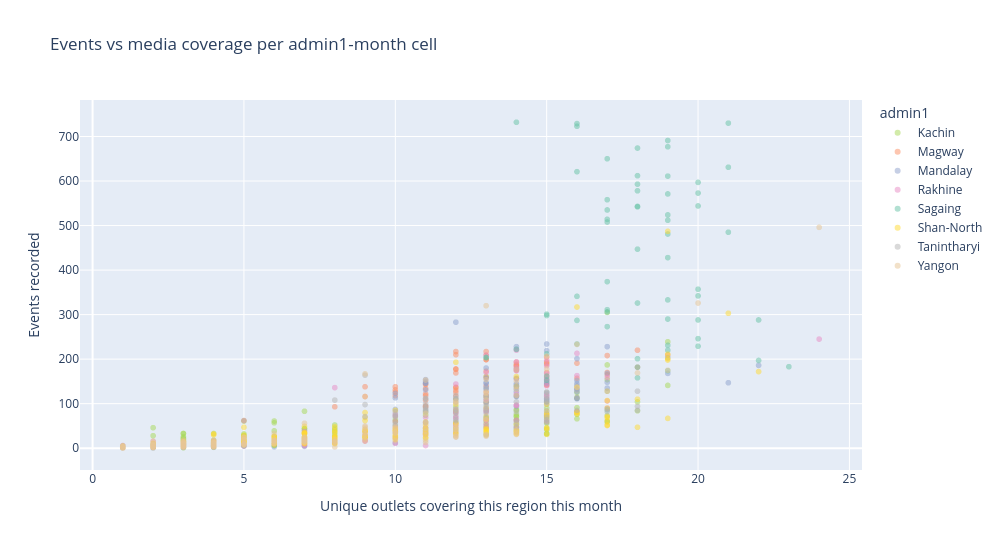

Notebook source saved alongside this figure:
### Markdown cell above
## 5. The inflation problem: events correlate with coverage

Before normalising, we need to demonstrate that the problem is real — that raw event counts are partly driven by the number of outlets covering each region, not just by actual conflict activity.

We do this in two ways:
1. **Scatter plot**: for each admin1-month cell, plot events vs unique regional outlets. If these are correlated, coverage explains part of the event count.
2. **Time-series decomposition**: show that the slope of the events-over-time curve is steeper than we would expect if coverage were constant.

The intuition: if two regions have the same underlying conflict intensity but one has twice as many journalists, we would expect it to have more recorded events — even if nothing is actually different on the ground.

### Code cell
# Scatter: n_events vs unique_regional_outlets per admin1-month cell.
# Colour by admin1 to see whether the relationship is consistent across regions.
reg_top['month_str'] = reg_top['month'].astype(str)

fig5 = px.scatter(
    reg_top,
    x='unique_regional_outlets', y='n_events',
    color='admin1', color_discrete_map=COLOR_MAP,
    opacity=0.5,
    hover_data=['admin1', 'month_str'],
    labels={
        'unique_regional_outlets': 'Unique outlets covering this region this month',
        'n_events': 'Events recorded'
    },
    title='Events vs media coverage per admin1-month cell'
)
fig5.update_layout(width=1000, height=550)
fig5.show()

# Per-region correlation
print('Pearson r(events, unique_regional_outlets) per admin1:')
for admin1 in TOP_ADMIN1:
    sub = reg_top[reg_top['admin1'] == admin1]
    r = sub['n_events'].corr(sub['unique_regional_outlets'])
    print(f'  {admin1:<15s}  r = {r:.3f}')

### Figure 1 — Plotly figure (JSON) as saved in the notebook; plotly's stock layout.template omitted (floating-point values rounded to 4 significant figures; data arrays with more than 128 entries replaced by an {"elided": "..."} marker saying what was removed)
{"data": [{"customdata": {"elided": "186x2 str values"}, "hovertemplate": "admin1=%{customdata[0]}<br>Unique outlets covering this region this month=%{x}<br>Events recorded=%{y}<br>month_str=%{customdata[1]}<extra></extra>", "legendgroup": "Kachin", "marker": {"color": "rgb(166,216,84)", "opacity": 0.5, "symbol": "circle"}, "mode": "markers", "name": "Kachin", "showlegend": true, "type": "scattergl", "x": {"elided": "186 int values"}, "xaxis": "x", "y": {"elided": "186 int values"}, "yaxis": "y"}, {"customdata": {"elided": "101x2 str values"}, "hovertemplate": "admin1=%{customdata[0]}<br>Unique outlets covering this region this month=%{x}<br>Events recorded=%{y}<br>month_str=%{customdata[1]}<extra></extra>", "legendgroup": "Magway", "marker": {"color": "rgb(252,141,98)", "opacity": 0.5, "symbol": "circle"}, "mode": "markers", "name": "Magway", "showlegend": true, "type": "scattergl", "x": [1, 2, 1, 1, 2, 2, 1, 1, 2, 2, 1, 2, 3, 1, 2, 1, 1, 1, 1, 1, 1, 1, 1, 1, 2, 1, 1, 1, 1, 1, 2, 1, 1, 3, 3, 1, 1, 1, 11, 12, 9, 12, 11, 8, 12, 14, 12, 13, 17, 14, 13, 13, 13, 12, 15, 14, 13, 14, 16, 12, 12, 13, 15, 16, 15, 13, 12, 15, 14, 11, 14, 10, 13, 11, 10, 11, 9, 12, 11, 10, 12, 11, 9, 14, 12, 19, 17, 18, 11, 11, 15, 13, 10, 15, 15, 15, 15, 18, 13, 17, 14], "xaxis": "x", "y": [1, 7, 1, 1, 2, 5, 5, 1, 5, 2, 1, 2, 12, 3, 2, 2, 2, 1, 1, 1, 1, 1, 1, 2, 2, 1, 1, 1, 1, 1, 3, 1, 1, 5, 3, 1, 1, 1, 145, 79, 27, 137, 94, 93, 130, 193, 177, 209, 208, 188, 127, 159, 217, 217, 205, 175, 199, 178, 157, 169, 178, 199, 191, 191, 142, 173, 136, 170, 186, 143, 184, 126, 140, 134, 118, 118, 138, 125, 92, 131, 117, 95, 116, 156, 210, 209, 165, 182, 122, 108, 161, 115, 138, 142, 150, 188, 194, 220, 103, 170, 63], "yaxis": "y"}, {"customdata": {"elided": "167x2 str values"}, "hovertemplate": "admin1=%{customdata[0]}<br>Unique outlets covering this region this month=%{x}<br>Events recorded=%{y}<br>month_str=%{customdata[1]}<extra></extra>", "legendgroup": "Mandalay", "marker": {"color": "rgb(141,160,203)", "opacity": 0.5, "symbol": "circle"}, "mode": "markers", "name": "Mandalay", "showlegend": true, "type": "scattergl", "x": {"elided": "167 int values"}, "xaxis": "x", "y": {"elided": "167 int values"}, "yaxis": "y"}, {"customdata": {"elided": "181x2 str values"}, "hovertemplate": "admin1=%{customdata[0]}<br>Unique outlets covering this region this month=%{x}<br>Events recorded=%{y}<br>month_str=%{customdata[1]}<extra></extra>", "legendgroup": "Rakhine", "marker": {"color": "rgb(231,138,195)", "opacity": 0.5, "symbol": "circle"}, "mode": "markers", "name": "Rakhine", "showlegend": true, "type": "scattergl", "x": {"elided": "181 int values"}, "xaxis": "x", "y": {"elided": "181 int values"}, "yaxis": "y"}, {"customdata": {"elided": "158x2 str values"}, "hovertemplate": "admin1=%{customdata[0]}<br>Unique outlets covering this region this month=%{x}<br>Events recorded=%{y}<br>month_str=%{customdata[1]}<extra></extra>", "legendgroup": "Sagaing", "marker": {"color": "rgb(102,194,165)", "opacity": 0.5, "symbol": "circle"}, "mode": "markers", "name": "Sagaing", "showlegend": true, "type": "scattergl", "x": {"elided": "158 int values"}, "xaxis": "x", "y": {"elided": "158 int values"}, "yaxis": "y"}, {"customdata": {"elided": "187x2 str values"}, "hovertemplate": "admin1=%{customdata[0]}<br>Unique outlets covering this region this month=%{x}<br>Events recorded=%{y}<br>month_str=%{customdata[1]}<extra></extra>", "legendgroup": "Shan-North", "marker": {"color": "rgb(255,217,47)", "opacity": 0.5, "symbol": "circle"}, "mode": "markers", "name": "Shan-North", "showlegend": true, "type": "scattergl", "x": {"elided": "187 int values"}, "xaxis": "x", "y": {"elided": "187 int values"}, "yaxis": "y"}, {"customdata": {"elided": "118x2 str values"}, "hovertemplate": "admin1=%{customdata[0]}<br>Unique outlets covering this region this month=%{x}<br>Events recorded=%{y}<br>month_str=%{customdata[1]}<extra></extra>", "legendgroup": "Tanintharyi", "marker": {"color": "rgb(179,179,179)", "opacity": 0.5, "symbol": "circle"}, "mode": "markers", "name": "Tanintharyi", "showlegend": true, "type": "scattergl", "x": [1, 1, 1, 1, 1, 1, 1, 1, 3, 2, 1, 2, 1, 2, 5, 1, 1, 1, 3, 3, 1, 1, 2, 2, 1, 1, 1, 2, 4, 1, 3, 1, 2, 1, 1, 1, 2, 2, 3, 1, 1, 1, 2, 1, 1, 3, 2, 1, 4, 1, 2, 3, 1, 1, 1, 12, 14, 14, 12, 9, 9, 8, 12, 13, 13, 11, 13, 10, 12, 17, 13, 16, 12, 11, 13, 13, 14, 15, 15, 15, 15, 14, 15, 13, 16, 12, 17, 15, 15, 16, 15, 11, 12, 10, 11, 14, 11, 11, 11, 13, 12, 10, 11, 9, 12, 11, 10, 12, 14, 14, 18, 15, 15, 18, 17, 13, 18, 7], "xaxis": "x", "y": [1, 1, 2, 1, 1, 1, 1, 1, 3, 2, 1, 2, 1, 2, 5, 1, 1, 3, 3, 4, 2, 1, 2, 1, 1, 1, 1, 1, 2, 1, 3, 1, 1, 2, 1, 1, 2, 3, 3, 1, 1, 1, 2, 1, 1, 6, 2, 1, 8, 1, 2, 2, 2, 1, 1, 61, 57, 48, 111, 98, 164, 108, 111, 89, 84, 58, 70, 54, 64, 88, 115, 114, 104, 94, 100, 115, 139, 106, 126, 111, 116, 118, 126, 134, 130, 118, 128, 103, 70, 85, 64, 90, 88, 82, 100, 63, 85, 111, 112, 95, 73, 71, 81, 71, 84, 86, 75, 80, 82, 104, 94, 84, 58, 85, 82, 79, 128, 17], "yaxis": "y"}, {"customdata": {"elided": "190x2 str values"}, "hovertemplate": "admin1=%{customdata[0]}<br>Unique outlets covering this region this month=%{x}<br>Events recorded=%{y}<br>month_str=%{customdata[1]}<extra></extra>", "legendgroup": "Yangon", "marker": {"color": "rgb(229,196,148)", "opacity": 0.5, "symbol": "circle"}, "mode": "markers", "name": "Yangon", "showlegend": true, "type": "scattergl", "x": {"elided": "190 int values"}, "xaxis": "x", "y": {"elided": "190 int values"}, "yaxis": "y"}], "layout": {"height": 550, "legend": {"title": {"text": "admin1"}, "tracegroupgap": 0}, "title": {"text": "Events vs media coverage per admin1-month cell"}, "width": 1000, "xaxis": {"anchor": "y", "domain": [0, 1], "title": {"text": "Unique outlets covering this region this month"}}, "yaxis": {"anchor": "x", "domain": [0, 1], "title": {"text": "Events recorded"}}}}
